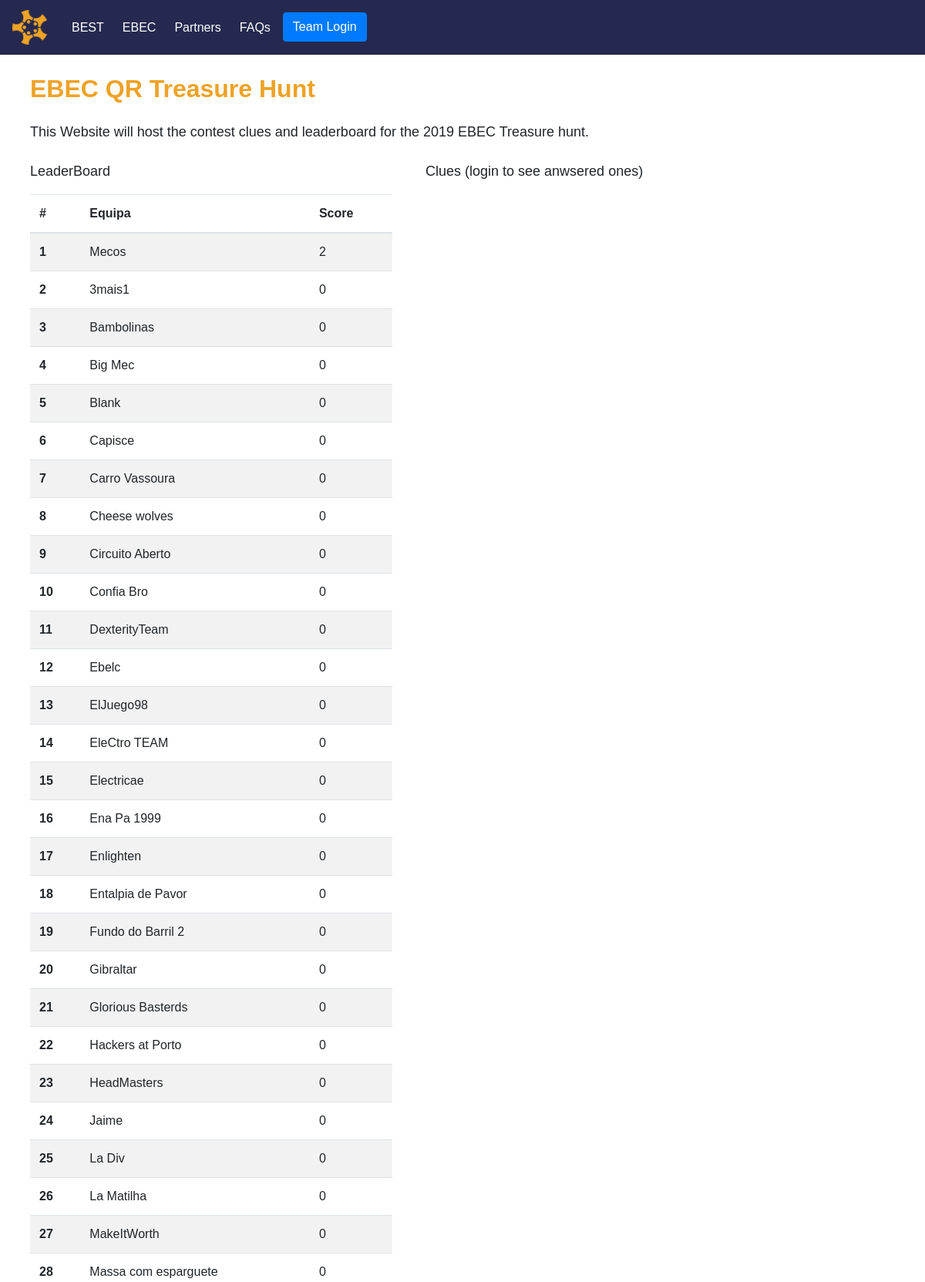
The page / (upper part) on the database its author committed.
### tables this page shows
CREATE TABLE Team
(
	idTeam integer primary key,
	name text unique not null,
	pass text unique not null,

	admin integer default 0
);

### app.py (the view)
@app.route('/')
def hello_world():
    return main_page()

### app.py (called while the page is built, shortened)
def get_db():
    db = getattr(g, '_database', None)
    if db is None:
        db = g._database = sqlite3.connect(DATABASE)
    return db

@app.teardown_appcontext
def close_connection(exception):
    db = getattr(g, '_database', None)
    if db is not None:
        db.close()

def query_db(query, args=(), one=False):
    cur = get_db().execute(query, args)
    rv = cur.fetchall()
    cur.close()
    return (rv[0] if rv else None) if one else rv

def ansforteam(name):
    if(name == None):
        return []

def see_answer_correct(ans, correct):
    parsed_correct = []
    corrects = correct.split(';')
    for corr in corrects:
        parsed_correct.append(corr.lower().strip().replace(' ', ''))
    if((ans.lower().strip().replace(' ', '')) in parsed_correct):
        print('correct {}, ans {}, got True'.format(correct, ans ))
        return True
    print('correct {}, ans {}, got FALSE'.format(correct, ans ))
    return False

def getTeamsScore():
    querry = 'Select name, answ, clue, correct, valid FROM Answer inner join Clue on clue.idClue = Answer.idClue INNER JOIN team on Answer.idTeam=Team.idTeam'
    results = query_db(querry)
    teams_board = {}
    teams = query_db('Select Name from Team')
    for team in teams:
        teams_board[team[0]] = 0
    for res in results:
        team = res[0]
        answ = res[1]
        clue = res[2]
        correct = res[3]
        valid = res[4]
        if(valid == 1 or see_answer_correct(answ, correct)):
            if team in teams_board:
                teams_board[res[0]] += 1
    teams_board.pop('admin', None)
    return teams_board

@app.before_request
def load_users():
    if current_user.is_authenticated:
        g.user = current_user.get_id() # return username in get_id()
    else:
        g.user = 'None' # or 'some fake value', whatever

def main_page():
    teams_scores = getTeamsScore()
    name = None
    if(g.user != 'None'):
        name = g.user.name
    return render_template('index.html', user=g.user, teams_scores=sorted(teams_scores.items(), key=lambda x: x[1], reverse=True), clues=ansforteam(name))

### templates/index.html (shortened to what this page needs)
<!DOCTYPE html>
<html>
   <head>
      <link href="../bootstrap.min.css" rel="stylesheet" type="text/css">
      <link href="../main.css" rel="stylesheet">
   </head>
   <body>
      <nav class="navbar navbar-expand-lg fixed-top navbar-cl solid">
         <a class="navbar-brand" href="../index.php">
         <img src="./images/EBEC2-05.png" width="45" height="45" alt="">
         </a>
         <div class="collapse navbar-collapse" id="navbarSupportedContent">
            <ul class="navbar-nav mr-auto">
               <li class="nav-item ml-2">
                  <a class="nav-link text-white" href="http://bestporto.org/website/pt/" target="_blank">BEST</a>
               </li>
               <li class="nav-item ml-2">
                  <a class="nav-link text-white" href="../pages/ebecInfo.php">EBEC</a>
               </li>
               <li class="nav-item ml-2">
                  <a class="nav-link text-white language-label" msg="5" href="../pages/partners.php" tabindex="-1" aria-disabled="true">
                  Partners
                  </a>
               </li>
               <li class="nav-item ml-2">
                  <a class="nav-link text-white" href="../pages/faqs.php" tabindex="-1" aria-disabled="true">FAQs</a>
               </li>
                {% if user != 'None' %}
               <li class="nav-item ml-2">
                  <a class="nav-link text-white userid" tabindex="-1" aria-disabled="true"> Hi team: {{ user.name }} </a>
               </li>
                {% else %}
                <li class="nav-item ml-2">
                <button type="button" class="btn btn-primary" data-toggle="modal" data-target="#exampleModal">
                    Team Login
                             </button>
                    </li>
                {% endif %}
            </ul>
         </div>
      </nav>
      <div class="section">
         <div class="row mt-5 mb-5 mr-0 ml-0">
                    <div class="col-sm-10 col-md-10 col-lg-10 align-center">
               <h2 class="mt-5 mb-4 ml-4 mr-4 EBEC"><b class="language-label" msg="13">EBEC QR Treasure Hunt</b></h2>
               <p class="mt-1 mb-2 ml-4 mr-4 text-justify language-label fs-18" msg="14">
                  This Website will host the contest clues and leaderboard for the 2019 EBEC Treasure hunt.
               </p>
            </div>
            <div class="mx-4 pt-3 col-sm-12 col-md-12 col-lg-5">
                <p class="language-label fs-18" msg="14"> LeaderBoard</p>
                <table class="table table-striped ">
                  <thead>
                    <tr>
                      <th scope="col">#</th>
                      <th scope="col">Equipa</th>
                      <th scope="col">Score</th>
                    </tr>
                  </thead>
                    {% for key, value in teams_scores %}
                      <tr>
                        <th scope="row">{{ loop.index }}</th>
                        <td>{{key}}</td>
                        <td>{{value}}</td>
                      </tr>
                    {% endfor %}
                </table>
           </div>
            <div class="pt-3 col-sm-7 col-md-7 col-lg-6 px-1">
                <p class="language-label fs-18" msg="14" > Clues (login to see anwsered ones)</p>
            </div>
         </div>
      </div>
   </body>
</html>

### static/main.css (style rules this page uses)
body, html { height: 100%; }
body { font-family: Arial, Helvetica, sans-serif; }
h2.EBEC { color: #EEA225; }
p.fs-18 { font-size: 18px; }
nav.navbar-cl, div.dropdown-menu { background-color: transparent; transition: background-color 1s ease 0s; }
nav.solid, div.solid { background-color:#25294F; transition: background-color 1s ease 0s; }
* { box-sizing: border-box; }

### rows shown on the page
Team: name "Mecos", value "2"
Team: name "3mais1", admin "0"
Team: name "Bambolinas", admin "0"
Team: name "Big Mec", admin "0"
Team: name "Blank", admin "0"
Team: name "Capisce", admin "0"
Team: name "Carro Vassoura", admin "0"
Team: name "Cheese wolves", admin "0"
Team: name "Circuito Aberto", admin "0"
Team: name "Confia Bro", admin "0"
Team: name "DexterityTeam", admin "0"
Team: name "Ebelc", admin "0"
Team: name "ElJuego98", admin "0"
Team: name "EleCtro TEAM", admin "0"
Team: name "Electricae", admin "0"
Team: name "Ena Pa 1999", admin "0"
Team: name "Enlighten", admin "0"
Team: name "Entalpia de Pavor", admin "0"
Team: name "Fundo do Barril 2", admin "0"
Team: name "Gibraltar", admin "0"
Team: name "Glorious Basterds", admin "0"
Team: name "Hackers at Porto", admin "0"
Team: name "HeadMasters", admin "0"
Team: name "Jaime", admin "0"
Team: name "La Div", admin "0"
Team: name "La Matilha", admin "0"
Team: name "MakeItWorth", admin "0"
Team: name "Massa com esparguete", admin "0"
